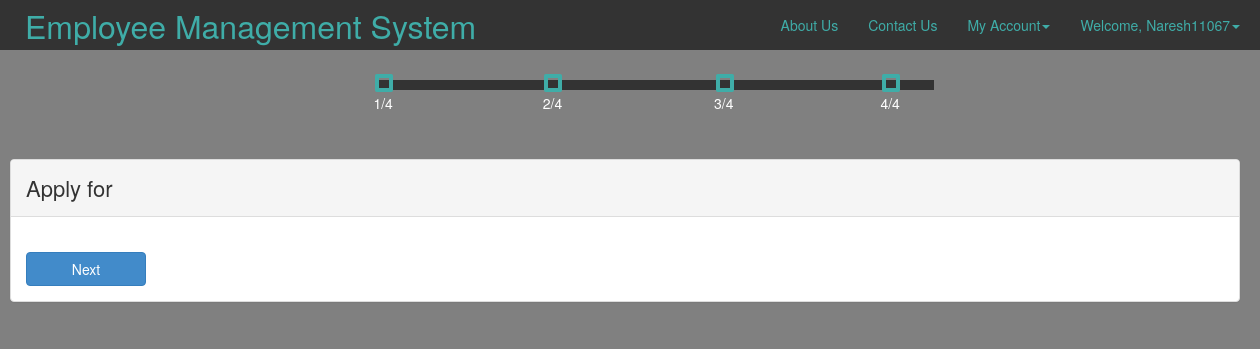
The page /INCLUDES/Application.php (signed in) on the database as committed earlier.
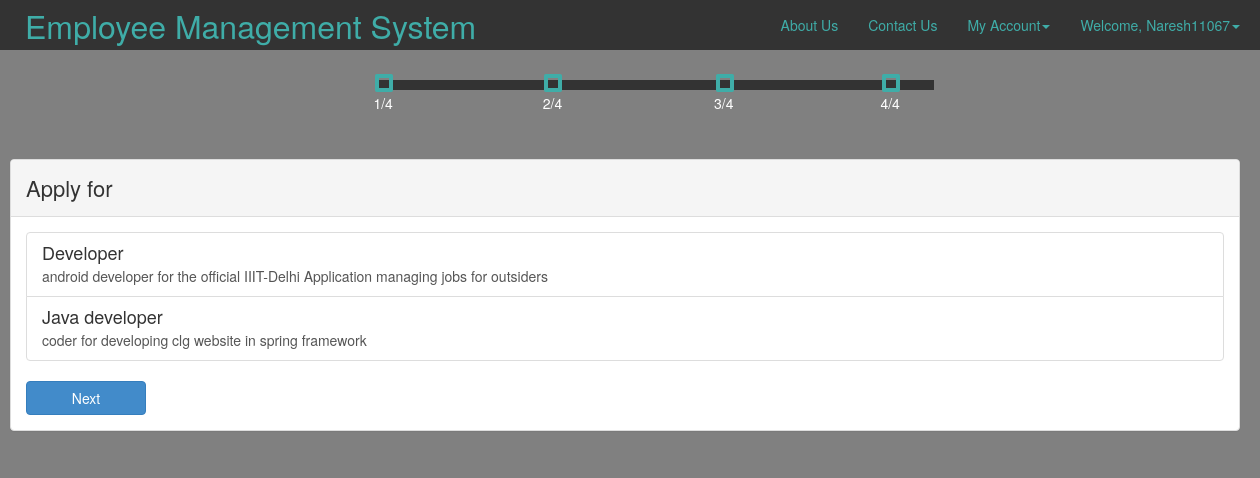
The same page on the database as committed later.
### tables this page shows
CREATE TABLE IF NOT EXISTS `posts` (
  `post_id` bigint(20) NOT NULL AUTO_INCREMENT,
  `post` varchar(300) NOT NULL,
  `description` varchar(500) NOT NULL,
  `status` int(11) NOT NULL,
  PRIMARY KEY (`post_id`),
  UNIQUE KEY `post_id` (`post_id`)
);

### INCLUDES/Application.php (the view, shortened to what this page needs)
<!DOCTYPE html>
<head>
	<link rel="stylesheet" type="text/css" href="../CSS/bootstrap.css" media="screen" />
    <link rel="stylesheet" type="text/css" href="../CSS/application.css" media="screen" />
</head>
<?php
	include 'file-uploader.php';
?>
<body  style="background-color:#808080">
		<nav class="navbar navbar-fixed-top" role="navigation">
			<div class="navbar-inner">
            	<div class="container">
            		<div class="navbar-header">
                		<ul class="nav navbar-nav">
                			<li class="active"><a class="navbar-brand" href="Home.php"><font size="+3"> Employee Management System</font></a></li>
                		</ul>
            		</div>
            		<div class="navbar-collapse collapse">
          				<ul class="nav navbar-nav navbar-right">
                    		<li><a href="aboutus.php">About Us</a></li>
                    		<li><a href="Contactus.php">Contact Us</a></li>
                   			<li class="dropdown"><a href="#" class="dropdown-toggle" data-toggle="dropdown">My Account<b class="caret"></b></a>
                    		</li>
                            <li class="dropdown"><a href="#" class="dropdown-toggle" data-toggle="dropdown"><?php echo "Welcome, ".$_SESSION['username'] . "<b class='caret'></b>"?></a>
                            </li>
               			</ul>
           			</div>
        		</div>
			</div>
		</nav>
	<section>
	<section>
		<div class="common">
			<progress id="progress-bar" min="1" max="100" value="0"></progress>
			<span class="all_span first border-change "><div class="prog-text">1/4</div></span>
			<span class="all_span second"><div class="prog-text">2/4</div></span>
    		<span class="all_span third"><div class="prog-text">3/4</div></span>
    		<span class="all_span fourth"><div class="prog-text">4/4</div></span>
    	</div>
			<form id="form1" method="POST" action="<?php echo htmlspecialchars($_SERVER["PHP_SELF"]);?>">
                <div class="container" style="top:80px;">
		    		<div class="panel panel-default">
		  				<div class="panel-heading">Apply for</div>
                        <div class="panel-body">
                            <div class="list-group">
                                <?php
															$select=mysql_query("select * from posts where status = 1;") or die(mysql_error());
															while($fetch=mysql_fetch_array($select))
															{
														?>
																<a href="#" class="list-group-item ">
                                    <h4 class="list-group-item-heading"><?php echo $fetch['post'];?></h4>
                                    <p class="list-group-item-text"><?php echo $fetch['description'];?></p>
                                </a>
															<?php } ?>
															</div>
                            <label class="btn btn-primary" name="" onclick="goto_form2();">Next</label>
                        </div>
                    </div>
                </div>
			</form>
	</section>
	</section>
</body>
</html>

### INCLUDES/file-uploader.php (shortened to what this page needs)
<!DOCTYPE html PUBLIC "-//W3C//DTD XHTML 1.0 Transitional//EN" "http://www.w3.org/TR/xhtml1/DTD/xhtml1-transitional.dtd">
<html xmlns="http://www.w3.org/1999/xhtml">
<head>
</head>
<body>
</body>
</html>

### CSS/Application.css (style rules this page uses)
#progress-bar { position: relative; background: #333333; width: 556px; height: 10px; }
.prog-text { position:relative; top:1em; right:0.4em; color:#fff; }
.common { position: relative; top: 5em; margin: 0em 30% 4em; cursor: pointer; transition: all 0.4s ease-in-out; }
.all_span { height: 18px; width: 18px; border-radius: 10%; border: 4px solid #3fada8; background:#33333; position: absolute; left:-3px; top: 4px; cursor: pointer; transition: all 0.4s ease-in-out; }
.second { left: 33%; background:#33333; }
.third { left: 67%; }
.fourth { left: 100%; }
.border-change { border-color:#3fada8; transition: all 0.4s ease-in-out; }
#form1 { display: none; }

Rows that differ between the two databases and show on the page:
added posts: post "Developer", description "android developer for the official IIIT-Delhi Application managing jobs for outsiders"
added posts: post "Java developer", description "coder for developing clg website in spring framework"
